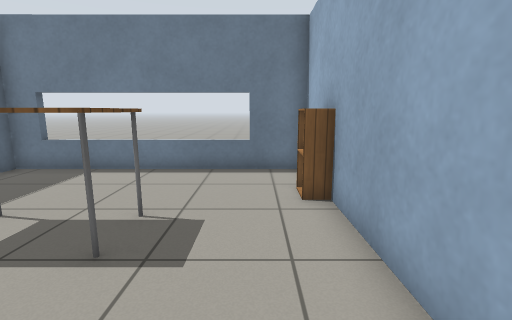
View 1 (above)

24 first-person views from a walk through a world built for the Gazebo simulator. The camera is 1 m above the floor, tilts 10° down and sees 85° across. The floor is counted in squares, 0.5 m on a side. Each view is taken from the middle of a square. On the plan, view 1 faces up. The plan holds only what a view shows up to about 17 squares ahead; the rest is blank. Gazebo's built-in surfaces are drawn with simple patterns.

View 2
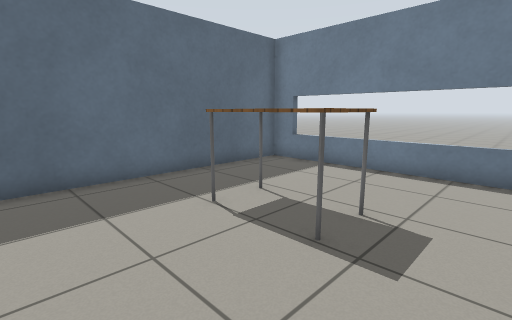

View 3
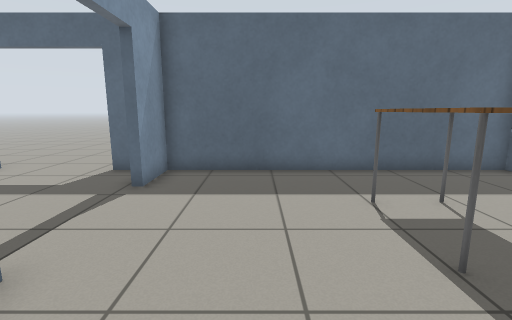

View 4
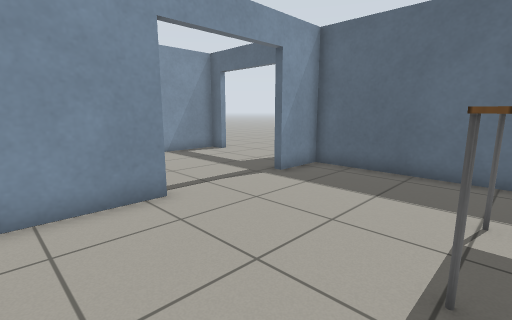

View 5
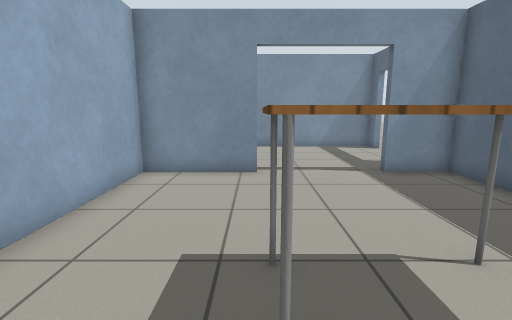

View 6
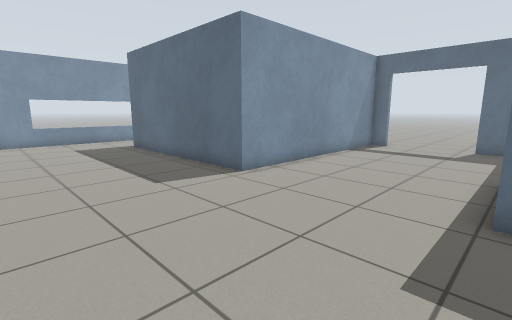

View 7
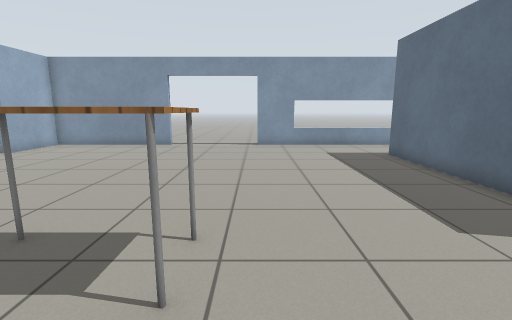

View 8
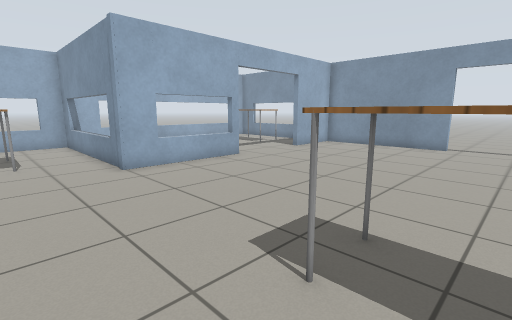

View 9
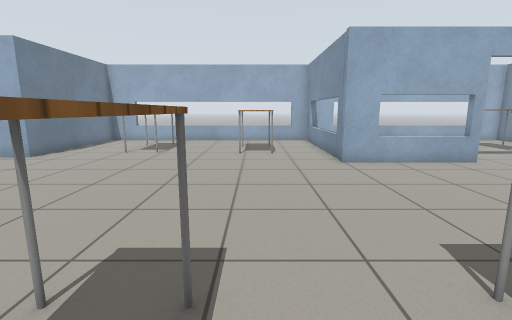

View 10
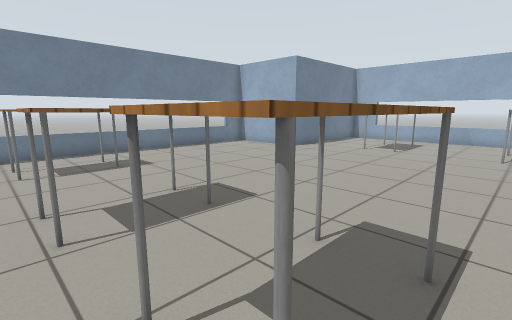

View 11
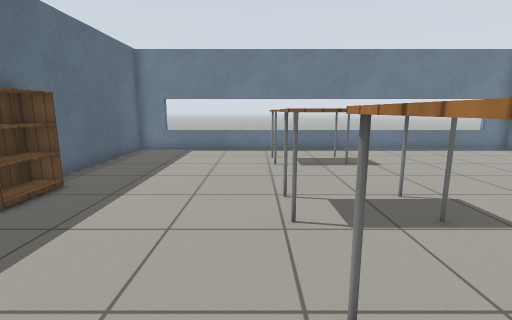

View 12
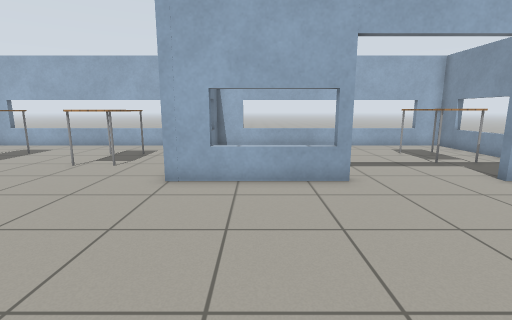

View 13
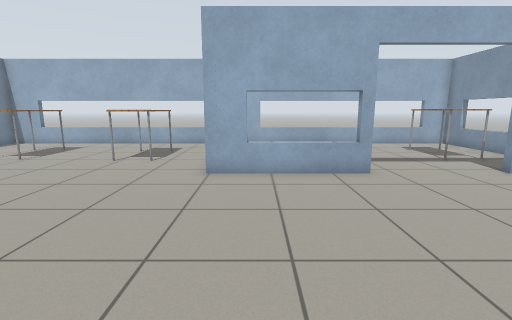

View 14
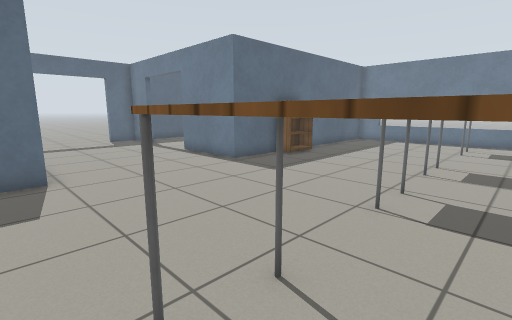

View 15
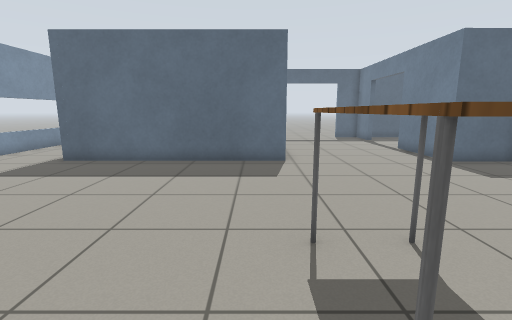

View 16
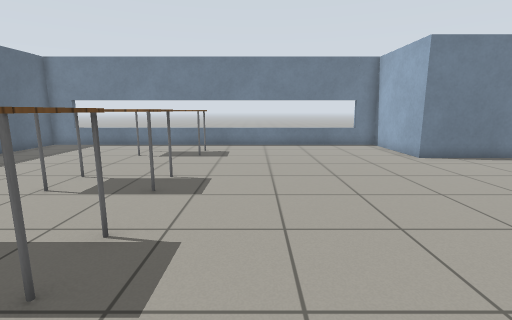

View 17
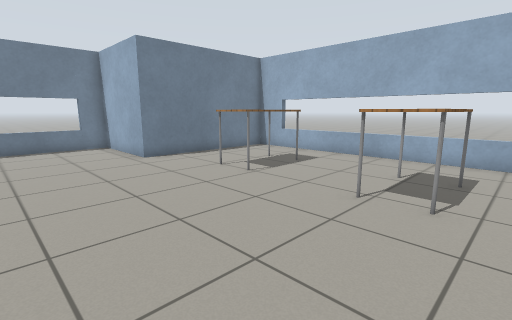

View 18
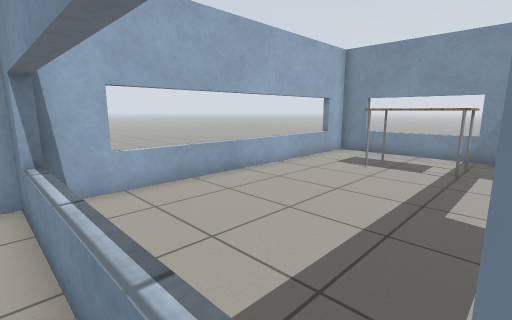

View 19
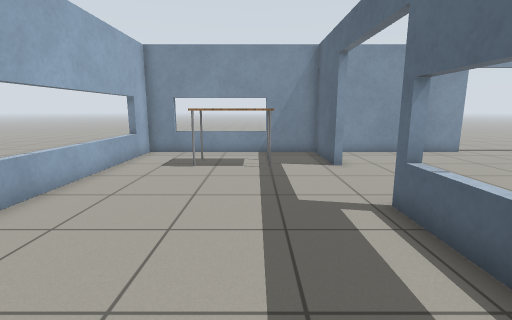

View 20
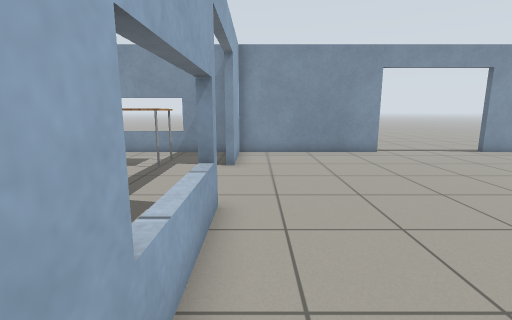

View 21
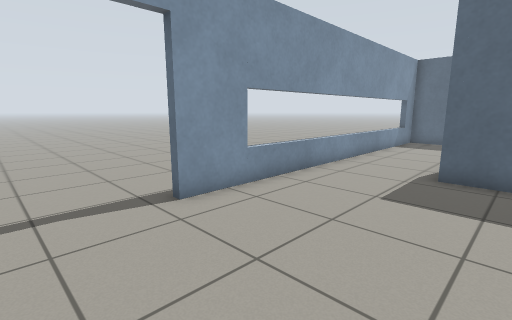

View 22
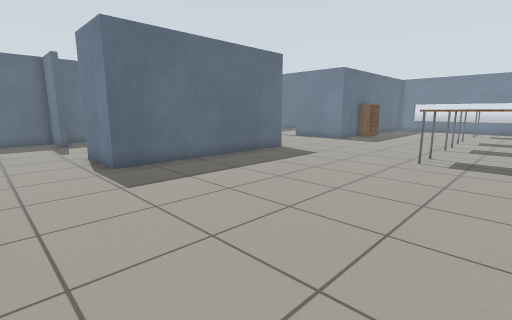

View 23
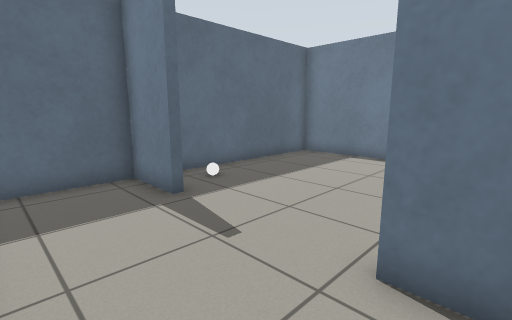

View 24
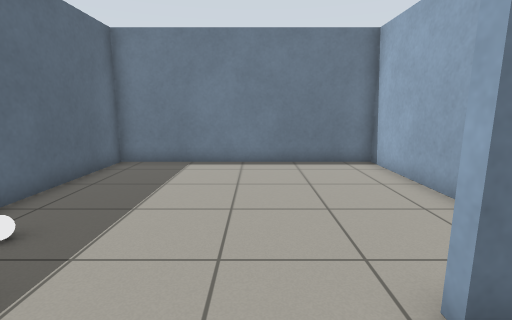

### Floor plan
Ten units are one square. View 1 is at (0, 0); x grows to the right and y downward. Boxes are objects, and circles mark ways between rooms. Rooms are numbered by the first view taken in them; rooms with no view inside come last. Other rooms are left out.
<svg viewBox="-90 -100 377 325">
<path fill="none" stroke="#000" d="M-21 20 17 20 17 -95 -83 -95 -83 20 -61 20M198 138 198 85 282 85 282 -48 210 -48 210 -95 20 -95 20 23 -21 23M130 216 198 216 198 181M-83 80 -83 88 18 88 18 178 -12 178M-83 28 -83 39M-60 178 -83 178 -83 216 80 216M201 181 201 216 282 216 282 88 261 88M201 109 201 138M-60 174 -60 178M16 139 16 91 -83 91 -83 171"/>
<rect x="-55" y="-55" width="40" height="20" fill="#bbb"><title>table</title></rect>
<rect x="5" y="-75" width="20" height="20" fill="#bbb"><title>cabinet</title></rect>
<rect x="15" y="-25" width="20" height="20" fill="#bbb"><title>bookshelf</title></rect>
<rect x="85" y="75" width="40" height="20" fill="#bbb"><title>table</title></rect>
<rect x="85" y="25" width="30" height="20" fill="#bbb"><title>table</title></rect>
<rect x="85" y="-15" width="30" height="20" fill="#bbb"><title>table</title></rect>
<rect x="85" y="-75" width="10" height="20" fill="#bbb"><title>table</title></rect>
<rect x="105" y="-75" width="10" height="20" fill="#bbb"><title>table</title></rect>
<rect x="215" y="35" width="40" height="30" fill="#bbb"><title>table</title></rect>
<rect x="225" y="-15" width="30" height="20" fill="#bbb"><title>table</title></rect>
<rect x="245" y="35" width="10" height="10" fill="#bbb"><title>table</title></rect>
<rect x="225" y="175" width="30" height="20" fill="#bbb"><title>table</title></rect>
<rect x="-75" y="155" width="10" height="10" fill="#bbb"><title>white ball</title></rect>
<circle cx="-40" cy="20" r="3" fill="#2a7"/>
<circle cx="200" cy="160" r="3" fill="#2a7"/>
<circle cx="-40" cy="180" r="3" fill="#2a7"/>
<text x="-30" y="-40">1</text>
<text x="110" y="60">2</text>
<text x="240" y="150">3</text>
<text x="-30" y="140">4</text>
</svg>
Room 1 opens to room 2. Room 2 opens to room 3. Room 2 opens to room 4.

Where each view was taken, in squares from view 1:
view 1: 0 up, 0 right, facing up
view 2: 0 up, 0 right, facing up-left
view 3: 1 up, 1 right, facing left
view 4: 4 up, 1 right, facing down-left
view 5: 7 up, 2 left, facing down
view 6: 2 down, 8 right, facing down-left
view 7: 5 down, 8 right, facing down
view 8: 5 down, 10 right, facing down-right
view 9: 5 down, 9 right, facing right
view 10: 5 down, 8 right, facing up-right
view 11: 5 down, 8 right, facing up
view 12: 11 down, 12 right, facing right
view 13: 10 down, 11 right, facing right
view 14: 10 down, 11 right, facing up-left
view 15: 10 down, 13 right, facing left
view 16: 7 down, 14 right, facing up
view 17: 7 down, 16 right, facing up-right
view 18: 8 down, 21 right, facing down-right
view 19: 8 down, 23 right, facing down
view 20: 8 down, 19 right, facing down
view 21: 16 down, 11 right, facing down-left
view 22: 21 down, 12 right, facing up-left
view 23: 21 down, 0 right, facing up-left
view 24: 20 down, 3 left, facing up
